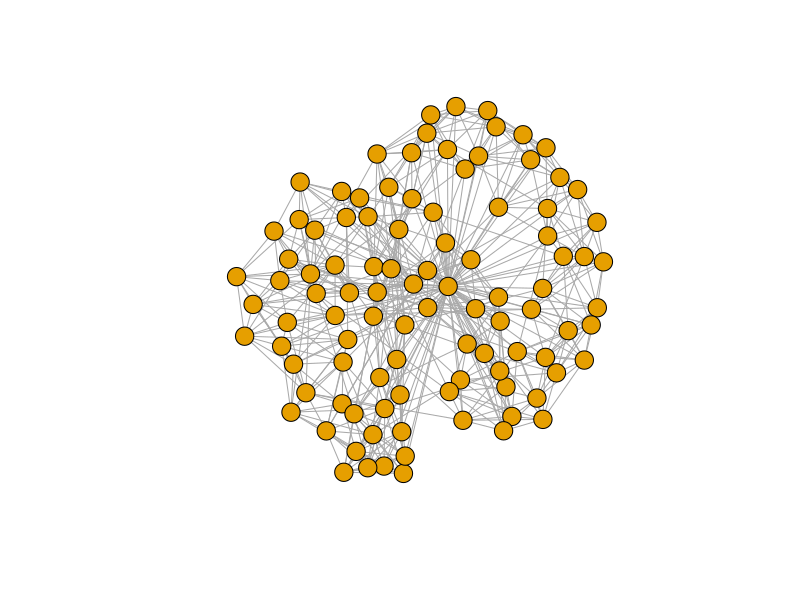
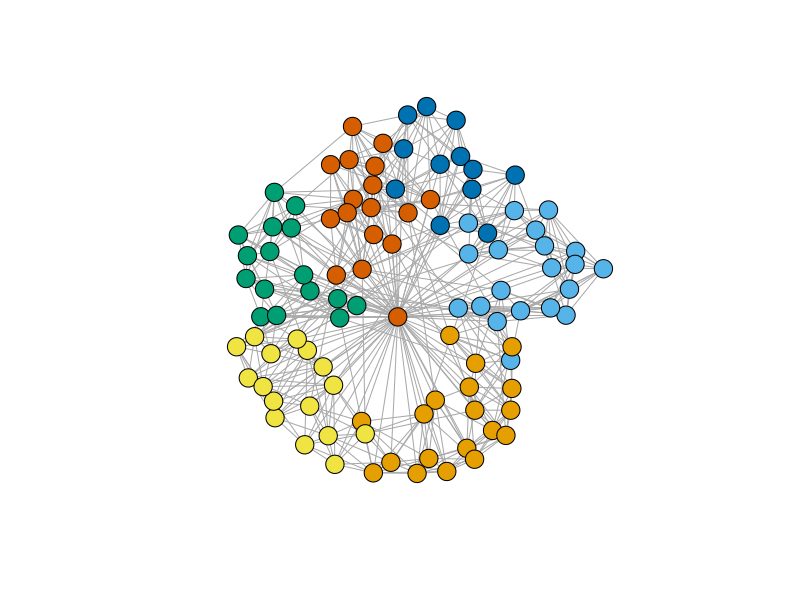

The R source for these figures, in order:
# Biblioteca igraph
library(igraph)

# Geração de 2 redes (Barabasi) e (Watts Strogatz) 
G1 <- barabasi.game(n=100, power=2, directed=F)
G2 <- watts.strogatz.game(dim=1, size=100, nei=5, p=0.05)

# Unificação em um único grafo
G  <- graph.union(G1,G2)

# Simplificar a rede (grafo), 
# de forma que ele não contenha loops e arestas múltiplas.
g <- simplify(G)

# Visualizar rede (grafo)
plot(g, 
     vertex.label=NA, 
     vertex.size=10, 
     layout=layout.fruchterman.reingold)


#Avaliação Modularidade
wc <- edge.betweenness.community(g)
modularity(wc)
#0.5001495

wc <- fastgreedy.community(g)
modularity(wc)
#0.4505672

wc <- walktrap.community(g)
modularity(wc)
#0.5038642

# Visualizar comunidades da rede (grafo) 
# Algoritmo walktrap.community
plot(g, vertex.label=NA, vertex.size=10, 
     vertex.color=membership(wc),
     layout=layout.fruchterman.reingold)

